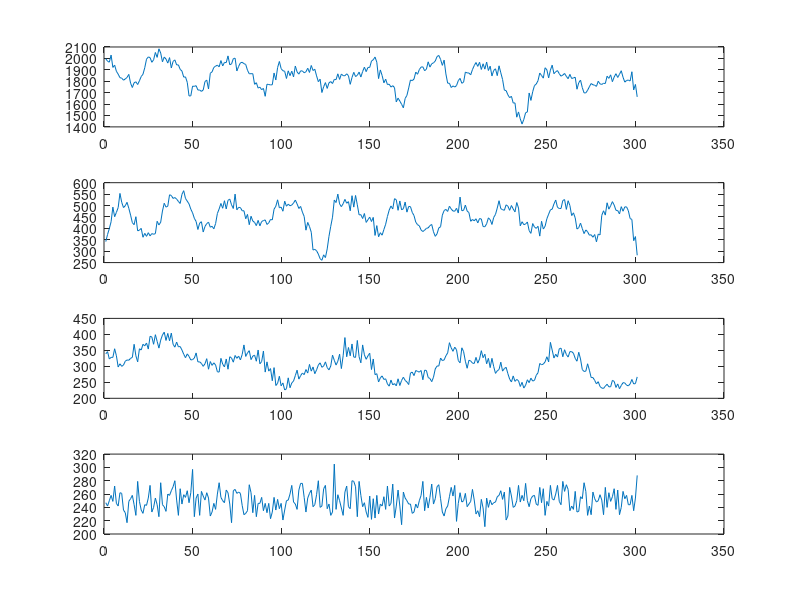

Here is the MATLAB script that generated this plot: (Note: this script raises an error after producing the figure.)

%%
load('data0926_four.mat');
d1=max(data(150:450,935:944).');
d2=max(data(150:450,1205:1209).');
d3=max(data(200:500,1385:1395).');
d4=data(50:350,1542).';
subplot(4,1,1);plot(d1);
subplot(4,1,2);plot(d2);
subplot(4,1,3);plot(d3);
subplot(4,1,4);plot(d4);

smoothedData = movmean(d1, 60);
r2=d1-smoothedData;
ra=r2;
f1=sqrt(abs(MYIAA(single(r2.') ) ));%
max_f=1/(16*8/1000)/2;% smaple iterval 16*8 ms，corresponding max frequ=1/(delta_t)/2
f_real=(1:length(f1)/2)-1;f_real=f_real*max_f/length(f_real); %transfer to real fre
hb=f_real*60;
index_hb=intersect(find(hb>=6),find(hb<=40));
f1=(f1(1:length(f1)/2));
fa1=f1;
fa=20*log10(f1)-max(20*log10(f1));
figure;plot(hb,20*log10(f1)-max(20*log10(f1)),'Color',  [0.4940, 0.1840, 0.5560],'LineWidth',2);
xlim([6 120]);
ylim([-50 0]);
set(gca, 'FontSize', 15);
xlabel('Breaths per minute (bpm)');ylabel('Normalized amplitude (dB)');
set(gcf, 'Position', [100, 100, 750, 350]);
% hold on
% real_rate=24.50;
% p2=scatter(real_rate,0,40,'r','^', 'LineWidth', 1.2 ,'MarkerFaceColor', 'none');
% legend(p2, 'Real respiratory rate'); 
figure;plot([1:301]*0.128,r2,'LineWidth',2,'Color',[0, 0.4470, 0.7410]);xlim([0 40]);
set(gca, 'FontSize', 15);
xlabel('Time (s)');ylabel('Photon number');
set(gcf, 'Position', [100, 100, 750, 350]);

smoothedData = movmean(d2, 60);
r2=d2-smoothedData;
rb=r2;
f1=sqrt(abs(MYIAA(single(r2.') ) ));%
max_f=1/(16*8/1000)/2;% 
f_real=(1:length(f1)/2)-1;f_real=f_real*max_f/length(f_real); %
hb=f_real*60;
index_hb=intersect(find(hb>=6),find(hb<=40));
f1=(f1(1:length(f1)/2));
fb1=f1;
fb=20*log10(f1)-max(20*log10(f1));
figure;plot(hb,20*log10(f1)-max(20*log10(f1)),'Color', [0.4940, 0.1840, 0.5560],'LineWidth',2);
xlim([6 120]);
ylim([-50 0]);
set(gca, 'FontSize', 15);
xlabel('Breaths per minute (bpm)');ylabel('Normalized amplitude (dB)');
set(gcf, 'Position', [100, 100, 750, 350]);
% hold on
% real_rate=31.40;
% p2=scatter(real_rate,0,40,'r','^', 'LineWidth', 1.2 ,'MarkerFaceColor', 'none');
% legend(p2, 'Real respiratory rate'); 
figure;plot([1:301]*0.128,r2,'LineWidth',2,'Color',[0, 0.4470, 0.7410]);xlim([0 40]);
set(gca, 'FontSize', 15);
xlabel('Time (s)');ylabel('Photon number');
set(gcf, 'Position', [100, 100, 750, 350]);

smoothedData = movmean(d3, 60);
r2=d3-smoothedData;
rc=r2;
f1=sqrt(abs(MYIAA(single(r2.') ) ));%
max_f=1/(16*8/1000)/2;% 
f_real=(1:length(f1)/2)-1;f_real=f_real*max_f/length(f_real); %
hb=f_real*60;
index_hb=intersect(find(hb>=6),find(hb<=40));
f1=(f1(1:length(f1)/2));
fc1=f1;
fc=20*log10(f1)-max(20*log10(f1));
figure;plot(hb,20*log10(f1)-max(20*log10(f1)),'Color', [0.4940, 0.1840, 0.5560],'LineWidth',2);
xlim([6 120]);
ylim([-50 0]);
set(gca, 'FontSize', 15);
xlabel('Breaths per minute (bpm)');ylabel('Normalized amplitude (dB)');
set(gcf, 'Position', [100, 100, 750, 350]);
% hold on
% real_rate=16.85;
% p2=scatter(real_rate,0,40,'r','^', 'LineWidth', 1.2 ,'MarkerFaceColor', 'none');
% legend(p2, 'Real respiratory rate'); 
figure;plot([1:301]*0.128,r2,'LineWidth',2,'Color',[0, 0.4470, 0.7410]);xlim([0 40]);
set(gca, 'FontSize', 15);
xlabel('Time (s)');ylabel('Photon number');
set(gcf, 'Position', [100, 100, 750, 350]);

smoothedData = movmean(d4, 60);
r2=d4-smoothedData;
rd=r2;
f1=sqrt(abs(MYIAA(single(r2.') ) ));%
max_f=1/(16*8/1000)/2;% 
f_real=(1:length(f1)/2)-1;f_real=f_real*max_f/length(f_real); 
hb=f_real*60;
index_hb=intersect(find(hb>=6),find(hb<=40));
f1=(f1(1:length(f1)/2));
fd1=f1;
fd=20*log10(f1)-max(20*log10(f1));
figure;plot(hb,20*log10(f1)-max(20*log10(f1)),'Color', [0.4940, 0.1840, 0.5560],'LineWidth',2);
xlim([6 120]);
ylim([-50 0]);
set(gca, 'FontSize', 15);
xlabel('Breaths per minute (bpm)');ylabel('Normalized amplitude (dB)');
set(gcf, 'Position', [100, 100, 750, 350]);
% hold on
% real_rate=26.78;
% p2=scatter(real_rate,0,40,'r','^', 'LineWidth', 1.2 ,'MarkerFaceColor', 'none');
% legend(p2, 'Real respiratory rate'); 
figure;plot([1:301]*0.128,r2,'LineWidth',2,'Color',[0, 0.4470, 0.7410]);xlim([0 40]);
set(gca, 'FontSize', 15);
xlabel('Time (s)');ylabel('Photon number');
set(gcf, 'Position', [100, 100, 750, 350]);

%figure;plot(fa);hold on;plot(fb);hold on;plot(fc);hold on ;plot(fd);xlim([1 400]);
figure;
subplot(4,1,1);plot([1:301]*0.128,ra,'LineWidth',2,'Color',[0, 0.4470, 0.7410]);ylim([-300 300]);
legend('Target A');
subplot(4,1,2);plot([1:301]*0.128,rb,'LineWidth',2,'Color',[0, 0.4470, 0.7410]);ylim([-200 200]);
legend('Target B');
subplot(4,1,3);plot([1:301]*0.128,rc,'LineWidth',2,'Color',[0, 0.4470, 0.7410]);
legend('Target C');
subplot(4,1,4);plot([1:301]*0.128,rd,'LineWidth',2,'Color',[0, 0.4470, 0.7410]);ylim([-100 100]);
legend('Target D');
han = axes('visible', 'off'); % 
han.XLabel.Visible = 'on';    %
han.YLabel.Visible = 'on';    % 
xlabel(han, 'Time (s)', 'FontSize', 15 );
ylabel(han, 'Photon number', 'FontSize', 15 );
set(gcf, 'Position', [00, 00,400, 700]);
%%

figure;
subplot(4,1,1);plot(hb,fa,'Color', [0.4940, 0.1840, 0.5560],'LineWidth',2);
[maxValue, maxIndex] = max(fa);
maxX = fa(maxIndex);
hold on; plot(hb(maxIndex), maxValue, 'o', 'MarkerSize', 5,'LineWidth',2);
text(hb(maxIndex) + 2.5,  maxValue-0.5, sprintf('%.2f', hb(maxIndex)), ...
    'VerticalAlignment', 'middle',  'FontWeight', 'bold');
xlim([6 120]);ylim([-40 0]);legend('Target A');
subplot(4,1,2);plot(hb,fb,'Color', [0.4940, 0.1840, 0.5560],'LineWidth',2);
[maxValue, maxIndex] = max(fb);
maxX = fa(maxIndex);
hold on; plot(hb(maxIndex), maxValue, 'o', 'MarkerSize', 5,'LineWidth',2);
text(hb(maxIndex) + 2.5,  maxValue-0.5, sprintf('%.2f', hb(maxIndex)), ...
    'VerticalAlignment', 'middle',  'FontWeight', 'bold');
xlim([6 120]);ylim([-40 0]);legend('Target B');
subplot(4,1,3);plot(hb,fc,'Color', [0.4940, 0.1840, 0.5560],'LineWidth',2);
[maxValue, maxIndex] = max(fc);
maxX = fa(maxIndex);
hold on; plot(hb(maxIndex), maxValue, 'o', 'MarkerSize', 5,'LineWidth',2);
text(hb(maxIndex) + 2.5,  maxValue-0.5, sprintf('%.2f', hb(maxIndex)), ...
    'VerticalAlignment', 'middle',  'FontWeight', 'bold');
xlim([6 120]);ylim([-40 0]);legend('Target C');
subplot(4,1,4);plot(hb,fd,'Color', [0.4940, 0.1840, 0.5560],'LineWidth',2);
[maxValue, maxIndex] = max(fd(1:500));
maxX = fa(maxIndex);
hold on; plot(hb(maxIndex), maxValue, 'o', 'MarkerSize', 5,'LineWidth',2);
text(hb(maxIndex) +2.5,  maxValue-0.5, sprintf('%.2f', hb(maxIndex)), ...
    'VerticalAlignment', 'middle',  'FontWeight', 'bold');
xlim([6 120]);ylim([-40 0]);legend('Target D');
han = axes('visible', 'off'); % 
han.XLabel.Visible = 'on';    % 
han.YLabel.Visible = 'on';    % 
xlabel(han, 'Breaths per minute (bpm)', 'FontSize', 15 );
ylabel(han, 'Normalized amplitude (dB)', 'FontSize', 15 );
set(gcf, 'Position', [00, 00,400, 700]);


hb_rand=intersect(find(6<hb),find(hb<40));
max(fd1(hb_rand))
A1= (max(fa1(hb_rand)).^2/mean(fa1.^2));
A2=max(fb1(hb_rand)).^2/mean(fb1.^2);
A3=max(fc1(hb_rand)).^2/mean(fc1.^2);
A4= (max(fd1(hb_rand)).^2/mean(fd1.^2));

%%
%% --- Figure 1: Waveforms (Time Domain) ---
%% --- Figure 1: Waveforms (Refined Y-Axis) ---
data_time = {ra, rb, rc, rd};
titles = {'Target A', 'Target B', 'Target C', 'Target D'};

yticks_cell = {[-300, 0, 300], [-200, 0, 200], [-100, 0, 100], [-100, 0, 100]};
ylims = {[-350 350], [-250 250], [-150 150], [-150 150]}; % 

fig1 = figure('Color', 'w', 'Units', 'centimeters', 'Position', [2, 2, 10, 18]);

tlo1 = tiledlayout(4, 1, 'TileSpacing', 'compact', 'Padding', 'compact');

for i = 1:4
    ax = nexttile;
    plot([1:301]*0.128, data_time{i}, 'LineWidth', 1.5, 'Color', [0.12, 0.47, 0.71]);
    hold on; grid on;
    set(ax, 'Box', 'off', 'TickDir', 'out', 'GridAlpha', 0.1, 'FontSize', 9);
    ylim(ylims{i});
    % 
    set(ax, 'YTick', yticks_cell{i}); 
    
    % 
    xlim([0, 301*0.128]);
    
    text(0.98, 0.82, titles{i}, 'Units', 'normalized', ...
        'FontSize', 12, 'HorizontalAlignment', 'right');
    
    if i < 4
        set(ax, 'XTickLabel', []);
    else
        xlabel('Time (s)', 'FontSize', 12 );
    end
end

ylabel(tlo1, 'Photon number', 'FontSize', 12, 'FontName', 'Arial' );

data_freq = {fa, fb, fc, fd};
fig2 = figure('Color', 'w', 'Units', 'centimeters', 'Position', [12, 2, 10, 18]);
tlo2 = tiledlayout(4, 1, 'TileSpacing', 'none', 'Padding', 'compact');

color_spec = [0.44, 0.19, 0.63]; % 
color_peak = [0.85, 0.33, 0.10]; % 
ylims = {[-45 5], [-45 5], [-45 5], [-35 15]}; % 
for i = 1:4
    ax = nexttile;
    curr_f = data_freq{i};
    
    % 
    plot(hb, curr_f, 'Color', color_spec, 'LineWidth', 1.2);
    hold on;
    
    % 
    range_idx = find(hb >= 6 & hb <= 110);
    [maxValue, localIdx] = max(curr_f(range_idx));
    peakX = hb(range_idx(localIdx));
    
    % 
    plot(peakX, maxValue, 'o', 'MarkerSize', 4, 'MarkerFaceColor', color_peak, 'MarkerEdgeColor', 'none');
    
    text(peakX + 3, maxValue + 1, sprintf('%.1f bpm', peakX), ...
        'FontSize', 8, 'FontWeight', 'bold', 'Color', color_peak);
    
    % 
    grid on;
    set(ax, 'Box', 'off', 'TickDir', 'out', 'GridAlpha', 0.1, 'FontSize', 9);
    xlim([6 120]);ylim(ylims{i});
    
    % 
    text(0.98, 0.82, titles{i}, 'Units', 'normalized', ...
         'FontSize', 12, 'HorizontalAlignment', 'right');
    
    if i < 4
        set(ax, 'XTickLabel', []);
    end
end

% 
xlabel(tlo2, 'Breaths per minute (bpm)', 'FontSize', 12 );
ylabel(tlo2, 'Norm. Amp. (dB)', 'FontSize', 12 );
